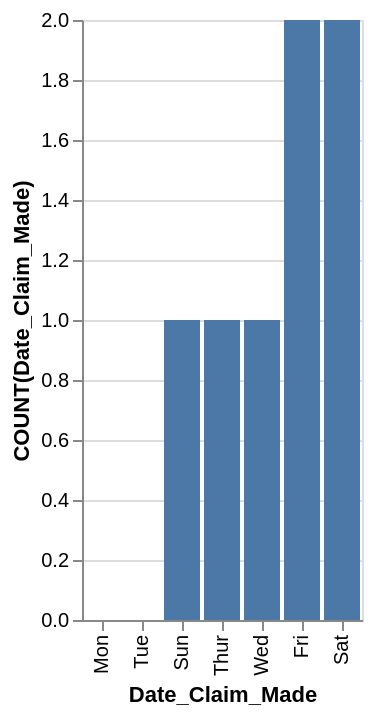

The specification (Vega-Lite) saved for this image:
### Vega-Lite specification from a JSON file in a GitHub repository (floating-point values rounded to 4 significant figures)
{"data": {"values": [{"x_data": "Mon", "y_data": 0}, {"x_data": "Tue", "y_data": 0}, {"x_data": "Sun", "y_data": 1}, {"x_data": "Thur", "y_data": 1}, {"x_data": "Wed", "y_data": 1}, {"x_data": "Fri", "y_data": 2}, {"x_data": "Sat", "y_data": 2}]}, "mark": "bar", "encoding": {"x": {"field": "x_data", "type": "nominal", "title": "Date_Claim_Made", "sort": {"op": "sum", "field": "y_data", "order": "ascending"}}, "y": {"field": "y_data", "type": "quantitative", "title": "COUNT(Date_Claim_Made)"}}}
